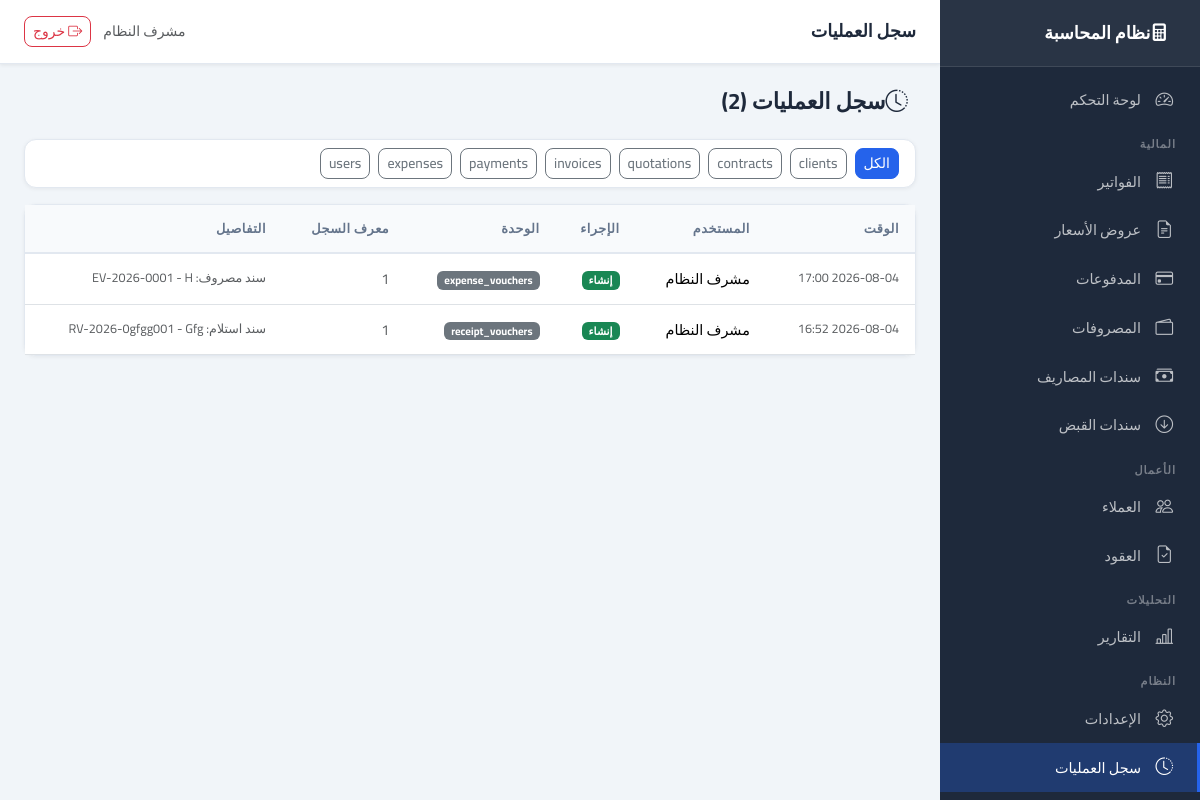
Page /activity-log (signed in) on the earlier database version.
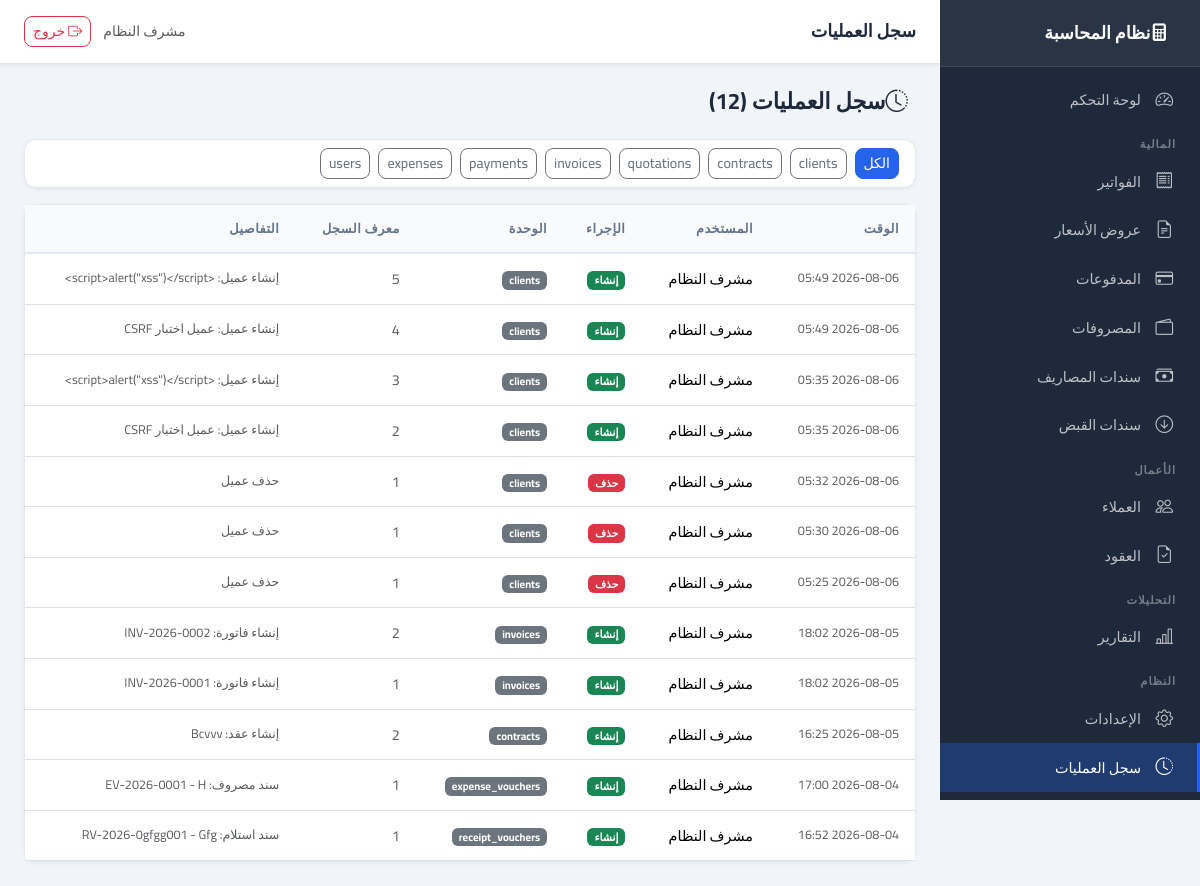
Same page on the later database version.
### app/models/activity_log.py (models this page shows, shortened)
class ActivityLog(Base):
    __tablename__ = "activity_logs"
    id: Mapped[int] = mapped_column(primary_key=True, index=True)
    user_id: Mapped[int | None] = mapped_column(Integer, ForeignKey("users.id"), nullable=True, index=True)
    action: Mapped[str] = mapped_column(String(50), nullable=False)
    module: Mapped[str] = mapped_column(String(50), nullable=False, index=True)
    record_id: Mapped[int | None] = mapped_column(Integer, nullable=True)
    details: Mapped[str | None] = mapped_column(Text, nullable=True)
    ip_address: Mapped[str | None] = mapped_column(String(45), nullable=True)
    created_at: Mapped[datetime] = mapped_column(DateTime, default=lambda: __import__("datetime").datetime.now(__import__("datetime").timezone.utc).replace(tzinfo=None), nullable=False)
    user = relationship("User", back_populates="activity_logs")

### app/models/user.py (models this page shows, shortened)
class User(Base):
    __tablename__ = "users"
    id: Mapped[int] = mapped_column(primary_key=True, index=True)
    username: Mapped[str] = mapped_column(String(50), unique=True, index=True, nullable=False)
    email: Mapped[str] = mapped_column(String(100), unique=True, index=True, nullable=False)
    password_hash: Mapped[str] = mapped_column(String(255), nullable=False)
    full_name: Mapped[str] = mapped_column(String(100), nullable=False)
    role: Mapped[UserRole] = mapped_column(SAEnum(UserRole), default=UserRole.ACCOUNTANT, nullable=False)
    is_active: Mapped[bool] = mapped_column(Boolean, default=True, nullable=False)
    created_at: Mapped[datetime] = mapped_column(DateTime, default=lambda: __import__("datetime").datetime.now(__import__("datetime").timezone.utc).replace(tzinfo=None), nullable=False)
    last_login: Mapped[datetime | None] = mapped_column(DateTime, nullable=True)
    activity_logs = relationship("ActivityLog", back_populates="user", lazy="dynamic")

### app/routers/activity_log.py (the view)
@router.get("", response_class=HTMLResponse)
async def activity_log(
    request: Request, db: Session = Depends(get_db),
    module: Optional[str] = None,
    page: int = Query(default=1, ge=1),
):
    if not request.session.get("user_id"):
        return RedirectResponse(url="/auth/login", status_code=302)
    service = ActivityService(db)
    logs, total = service.get_logs(skip=(page - 1) * 50, limit=50, module=module)
    return templates.TemplateResponse("activity_log/list.html", {
        "request": request, "logs": logs, "total": total,
        "page": page, "total_pages": (total + 49) // 50,
        "module_filter": module,
    })

### app/core/logging_config.py (called while the page is built)
    def filter(self, record: logging.LogRecord) -> bool:
        record.request_id = _request_id_var.get()
        return True

    def format(self, record: logging.LogRecord) -> str:
        if isinstance(record.args, dict):
            record.args = {
                k: ("***" if any(s in k.lower() for s in self.SENSITIVE) else v)
                for k, v in record.args.items()
            }
        return super().format(record)

### app/templates/activity_log/list.html (shortened to what this page needs)
{% extends "base.html" %}
{% block page_title %}سجل العمليات{% endblock %}
{% block content %}
<div class="page-header">
    <h1><i class="bi bi-clock-history me-2"></i>سجل العمليات ({{ total }})</h1>
</div>
<div class="card mb-3">
    <div class="card-body py-2">
        <div class="d-flex gap-2 flex-wrap">
            <a href="/activity-log" class="btn btn-sm {{ 'btn-primary' if not module_filter else 'btn-outline-secondary' }}">الكل</a>
            {% for m in ['clients','contracts','quotations','invoices','payments','expenses','users'] %}
            <a href="/activity-log?module={{ m }}" class="btn btn-sm {{ 'btn-primary' if module_filter == m else 'btn-outline-secondary' }}">{{ m }}</a>
            {% endfor %}
        </div>
    </div>
</div>
<div class="card">
    <div class="card-body p-0">
        <table class="table table-hover mb-0">
            <thead><tr>
                <th>الوقت</th><th>المستخدم</th><th>الإجراء</th>
                <th>الوحدة</th><th>معرف السجل</th><th>التفاصيل</th>
            </tr></thead>
            <tbody>
            {% for log in logs %}
            <tr>
                <td class="text-muted small">{{ log.created_at.strftime('%Y-%m-%d %H:%M') }}</td>
                <td>{{ log.user.full_name if log.user else 'نظام' }}</td>
                <td>
                    <span class="badge {{ 'bg-success' if log.action == 'create' else 'bg-warning text-dark' if log.action == 'update' else 'bg-danger' if log.action == 'delete' else 'bg-info' }}">
                        {{ {'create':'إنشاء','update':'تعديل','delete':'حذف','payment':'دفعة','login':'دخول'}.get(log.action, log.action) }}
                    </span>
                </td>
                <td><span class="badge bg-secondary">{{ log.module }}</span></td>
                <td class="text-muted">{{ log.record_id or '-' }}</td>
                <td class="small text-muted">{{ log.details or '-' }}</td>
            </tr>
            {% else %}
            <tr><td colspan="6" class="text-center text-muted py-4">لا توجد عمليات</td></tr>
            {% endfor %}
            </tbody>
        </table>
    </div>
</div>
{% endblock %}

Differences in the rows shown:
added ActivityLog: created_at "2026-08-06 05:49", user "مشرف النظام", action "إنشاء", module "clients", record "5", details "إنشاء عميل: <script>alert(\"xss\")</script>"
added ActivityLog: created_at "2026-08-06 05:49", user "مشرف النظام", action "إنشاء", module "clients", record "4", details "إنشاء عميل: عميل اختبار CSRF"
added ActivityLog: created_at "2026-08-06 05:35", user "مشرف النظام", action "إنشاء", module "clients", record "3", details "إنشاء عميل: <script>alert(\"xss\")</script>"
added ActivityLog: created_at "2026-08-06 05:35", user "مشرف النظام", action "إنشاء", module "clients", record "2", details "إنشاء عميل: عميل اختبار CSRF"
added ActivityLog: created_at "2026-08-06 05:32", user "مشرف النظام", action "حذف", module "clients", record "1", details "حذف عميل"
added ActivityLog: created_at "2026-08-06 05:30", user "مشرف النظام", action "حذف", module "clients", record "1", details "حذف عميل"
added ActivityLog: created_at "2026-08-06 05:25", user "مشرف النظام", action "حذف", module "clients", record "1", details "حذف عميل"
added ActivityLog: created_at "2026-08-05 18:02", user "مشرف النظام", action "إنشاء", module "invoices", record "2", details "إنشاء فاتورة: INV-2026-0002"
added ActivityLog: created_at "2026-08-05 18:02", user "مشرف النظام", action "إنشاء", module "invoices", record "1", details "إنشاء فاتورة: INV-2026-0001"
added ActivityLog: created_at "2026-08-05 16:25", user "مشرف النظام", action "إنشاء", module "contracts", record "2", details "إنشاء عقد: Bcvvv"
Other differences:
{{ total }}: "2" → "12"
